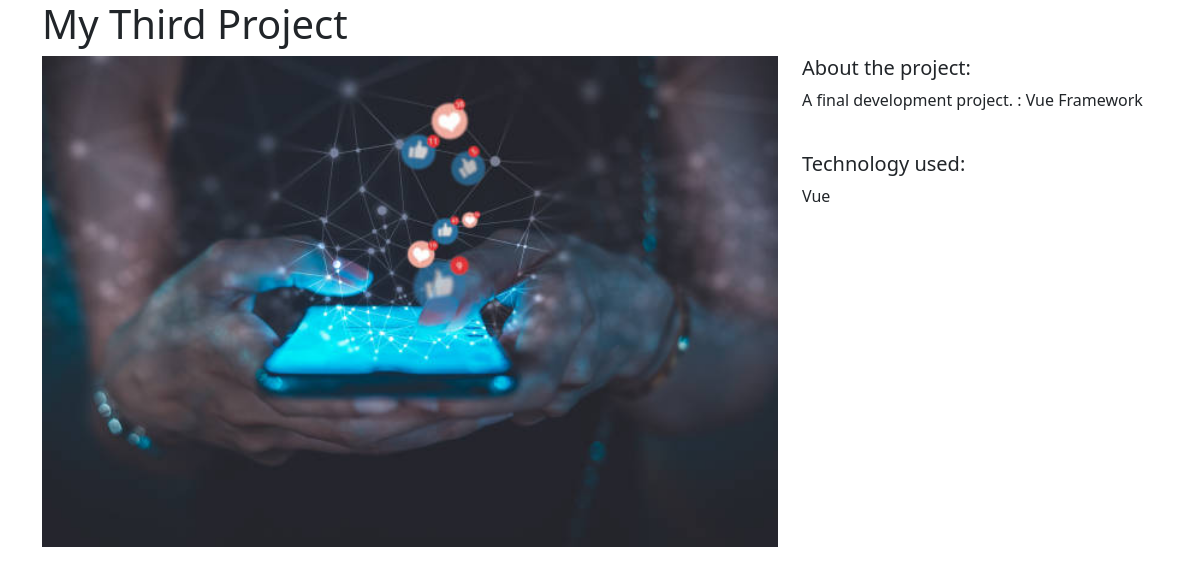
/projects/3/, run on the app's committed database.
### projects/models.py (models this page shows)
class Project(models.Model):
    title = models.CharField(max_length=100)
    description = models.TextField()
    technology = models.CharField(max_length=20)
    image = models.FileField(upload_to="project_images/", blank=True)

### projects/views.py (the view)
# urls.py: path("<int:pk>/", views.project_detail, name="project_detail"),
def project_detail(request, pk):
    project = Project.objects.get(pk=pk)
    context = {
        "project": project
    }
    return render(request, "projects/project_detail.html", context)

### projects/templates/projects/project_detail.html
{% extends "base.html" %}
{% block page_content %}
<h1>{{ project.title }}</h1>
<div class="row">
    <div class="col-md-8">
        {% if project.image %}
            <img src="{{ project.image.url }}" width="100%">
        {% endif %}
    </div>
    <div class="col-md-4">
        <h5>About the project:</h5>
        <p>{{ project.description }}</p>
        <br>
        <h5>Technology used:</h5>
        <p>{{ project.technology }}</p>
    </div>
</div>
{% endblock page_content %}

### data on the page
Project: image (picture), description "A final development project. : Vue Framework", technology "Vue"
